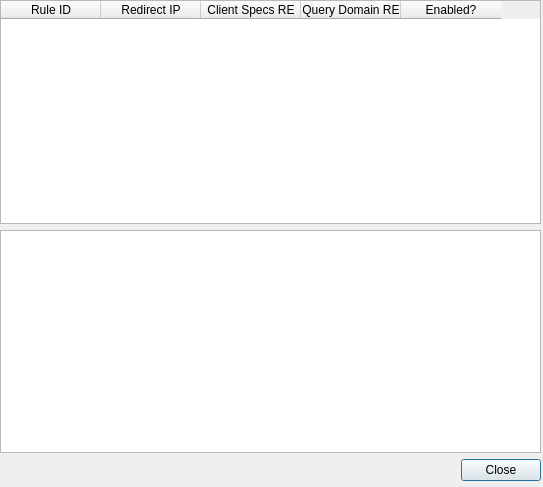
<?xml version="1.0" encoding="UTF-8"?>
<ui version="4.0">
 <class>dlgDNS</class>
 <widget class="QDialog" name="dlgDNS">
  <property name="geometry">
   <rect>
    <x>0</x>
    <y>0</y>
    <width>543</width>
    <height>487</height>
   </rect>
  </property>
  <property name="windowTitle">
   <string>DNS-NG</string>
  </property>
  <widget class="QWidget" name="verticalLayoutWidget">
   <property name="geometry">
    <rect>
     <x>0</x>
     <y>0</y>
     <width>541</width>
     <height>481</height>
    </rect>
   </property>
   <layout class="QVBoxLayout" name="verticalLayout">
    <property name="sizeConstraint">
     <enum>QLayout::SetMinAndMaxSize</enum>
    </property>
    <item>
     <widget class="QTableWidget" name="tblRedirects">
      <property name="minimumSize">
       <size>
        <width>400</width>
        <height>200</height>
       </size>
      </property>
      <column>
       <property name="text">
        <string>Rule ID</string>
       </property>
      </column>
      <column>
       <property name="text">
        <string>Redirect IP</string>
       </property>
      </column>
      <column>
       <property name="text">
        <string>Client Specs RE</string>
       </property>
      </column>
      <column>
       <property name="text">
        <string>Query Domain RE</string>
       </property>
      </column>
      <column>
       <property name="text">
        <string>Enabled?</string>
       </property>
      </column>
     </widget>
    </item>
    <item>
     <widget class="QTextBrowser" name="txtDNSRequests">
      <property name="enabled">
       <bool>true</bool>
      </property>
      <property name="minimumSize">
       <size>
        <width>400</width>
        <height>200</height>
       </size>
      </property>
      <property name="html">
       <string>&lt;!DOCTYPE HTML PUBLIC &quot;-//W3C//DTD HTML 4.0//EN&quot; &quot;http://www.w3.org/TR/REC-html40/strict.dtd&quot;&gt;
&lt;html&gt;&lt;head&gt;&lt;meta name=&quot;qrichtext&quot; content=&quot;1&quot; /&gt;&lt;style type=&quot;text/css&quot;&gt;
p, li { white-space: pre-wrap; }
&lt;/style&gt;&lt;/head&gt;&lt;body style=&quot; font-family:'Ubuntu'; font-size:9pt; font-weight:400; font-style:normal;&quot;&gt;
&lt;p style=&quot;-qt-paragraph-type:empty; margin-top:0px; margin-bottom:0px; margin-left:0px; margin-right:0px; -qt-block-indent:0; text-indent:0px;&quot;&gt;&lt;/p&gt;&lt;/body&gt;&lt;/html&gt;</string>
      </property>
     </widget>
    </item>
    <item>
     <layout class="QHBoxLayout" name="horizontalLayout">
      <item>
       <spacer name="horizontalSpacer">
        <property name="orientation">
         <enum>Qt::Horizontal</enum>
        </property>
        <property name="sizeHint" stdset="0">
         <size>
          <width>40</width>
          <height>20</height>
         </size>
        </property>
       </spacer>
      </item>
      <item>
       <widget class="QPushButton" name="cmdClose">
        <property name="text">
         <string>Close</string>
        </property>
       </widget>
      </item>
     </layout>
    </item>
   </layout>
  </widget>
 </widget>
 <resources/>
 <connections/>
</ui>
